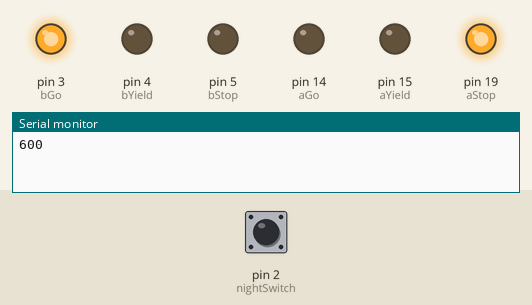
This sketch was run on a simulated Arduino Uno, built with avr-gcc and run on an emulated ATmega328P. Parts: output pins drawn as LEDs (lit = HIGH), the last lines printed to the serial monitor. The test bench sets the inputs (shaded band); at power-on: pin 2 (nightSwitch) LOW.

Above: at 1.8 s.
1.9 s: pin 2 (nightSwitch) pulled HIGH for 0.15 s
At 6.9 s:
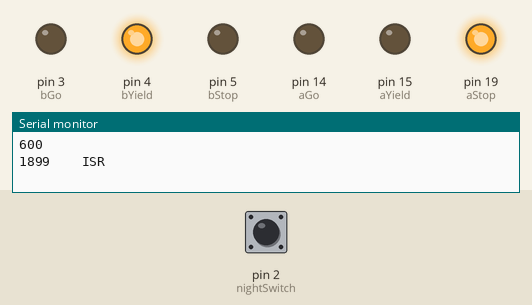
At 8.6 s:
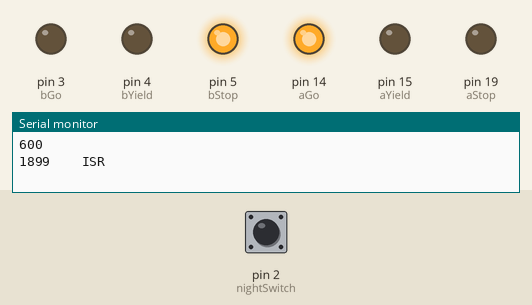
Timing chart, 0 to 17.6 s (numbered marks = the images above; inputs shaded):
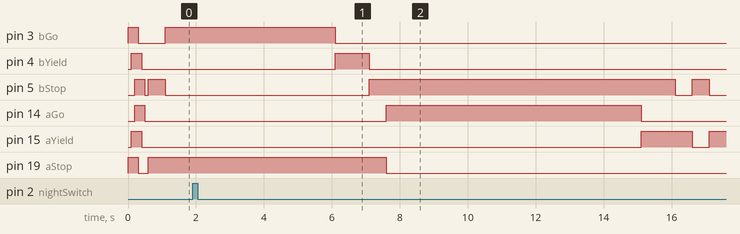

Measured:
- after the input at 1.9 s, pin 3 (bGo): goes on until 6.1 s, then stays LOW; pin 19 (aStop): goes on until 7.6 s, then stays LOW

The sketch:

StopNGo_NightMode.ino
```cpp
#define aStop 19
#define aYield 15
#define aGo 14

#define bStop 5
#define bYield 4
#define bGo 3

#define nightSwitch 2

bool nightMode = 0;


// the setup function runs once when you press reset or power the board
void setup() {
//  aStop = 19
//  aYield = 19
//  aGo = 19

  attachInterrupt(digitalPinToInterrupt(nightSwitch), nightSwitchISR, RISING);

  Serial.begin(9600);
  // initialize digital pin LED_BUILTIN as an output.
  pinMode(aStop, OUTPUT);
  pinMode(aYield, OUTPUT);
  pinMode(aGo, OUTPUT);

  pinMode(bStop, OUTPUT);
  pinMode(bYield, OUTPUT);
  pinMode(bGo, OUTPUT);


  digitalWrite(aStop, HIGH);
  digitalWrite(bGo, HIGH);
  delay(100);
  digitalWrite(aYield, HIGH);
  digitalWrite(bYield, HIGH);
  delay(100);
  digitalWrite(aGo, HIGH);
  digitalWrite(bStop, HIGH);
  delay(100);

  digitalWrite(aStop, LOW);
  digitalWrite(bGo, LOW);
  delay(100);
  digitalWrite(aYield, LOW);
  digitalWrite(bYield, LOW);
  delay(100);
  digitalWrite(aGo, LOW);
  digitalWrite(bStop, LOW);
  delay(100);

  aStopSet();
  bStopSet();

}

// the loop function runs over and over again forever
void loop() {
  //digitalWrite(aStop, HIGH);
  //Serial.print(nightMode);
  Serial.print(millis());
  Serial.print("\n");

if (nightMode) {
  digitalWrite(aYield, HIGH);
  digitalWrite(bStop, LOW);
  delay(500);

  digitalWrite(aYield, LOW);
  digitalWrite(bStop, HIGH);
  delay(500);
}
else {

  aStopSet();
  delay(500);
  bGoSet();
  delay(5000);

  bYieldSet();
  delay(1000);

  bStopSet();
  delay(500);
  aGoSet();
  delay(7500);

  aYieldSet();
  delay(1000);
}
}

void aStopSet() {
  digitalWrite(aStop, HIGH);
  digitalWrite(aYield, LOW);
  digitalWrite(aGo, LOW);
}

void aYieldSet() {
  digitalWrite(aYield, HIGH);
  digitalWrite(aGo, LOW);
  digitalWrite(aStop, LOW);
}

void aGoSet() {
  digitalWrite(aGo, HIGH);
  digitalWrite(aStop, LOW);
  digitalWrite(aYield, LOW);
}


void bStopSet() {
  digitalWrite(bStop, HIGH);
  digitalWrite(bYield, LOW);
  digitalWrite(bGo, LOW);
}

void bYieldSet() {
  digitalWrite(bYield, HIGH);
  digitalWrite(bGo, LOW);
  digitalWrite(bStop, LOW);
}

void bGoSet() {
  digitalWrite(bGo, HIGH);
  digitalWrite(bStop, LOW);
  digitalWrite(bYield, LOW);
}

void nightSwitchISR() {
  noInterrupts();
  //Serial.print("\n");
  //Serial.print(nightMode);
  //Serial.print("\n");
  //Serial.print("Night Mode ISR Pressed\n");
  Serial.print(millis());
  Serial.print("\t\tISR\n");
  //delay(3000);
  nightMode = !nightMode;
  interrupts();
}

void PrintState(char *Seq) {
  Serial.print(Seq);
  Serial.print("\t-\t");
  Serial.print(digitalRead(LED_BUILTIN));
  Serial.print("\t");
  Serial.print(digitalRead(aStop));
  Serial.print("\t");
  Serial.print(digitalRead(aYield));
  Serial.print("\t");
  Serial.print(digitalRead(aGo));
  Serial.print("\n");

}
```
